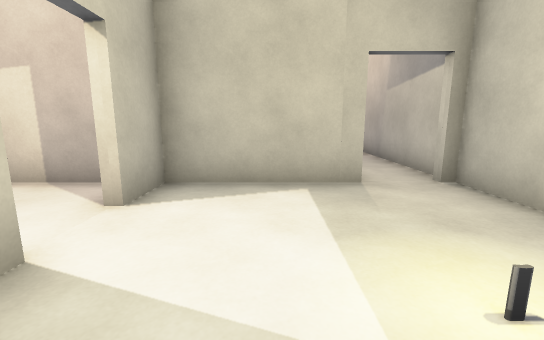
view 1 (above)

18 first-person views from a walk through a Godot game level. The camera is 1.2 m above the floor, tilts 10° down and sees 90° across. The floor is counted in squares, 1 m on a side. Each view is taken from the middle of a square. On the plan, view 1 faces up. The plan holds only what a view shows up to about 13 squares ahead; the rest is blank. Characters and animated objects are left out. Some surface patterns are stand-ins.

view 2
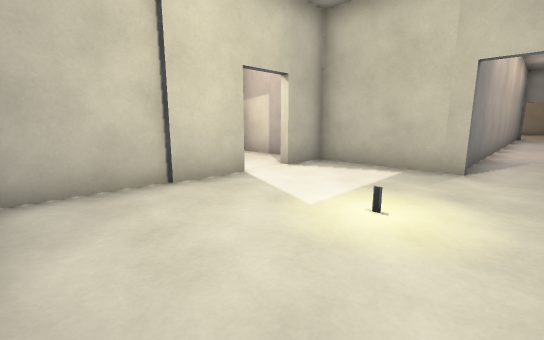

view 3
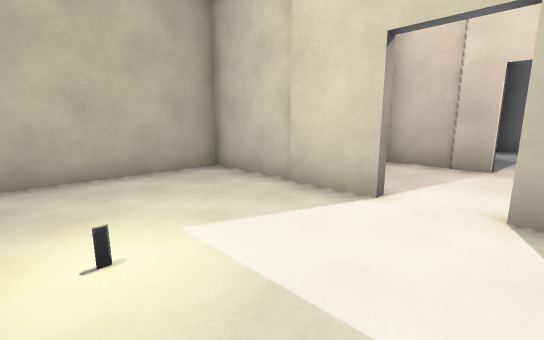

view 4
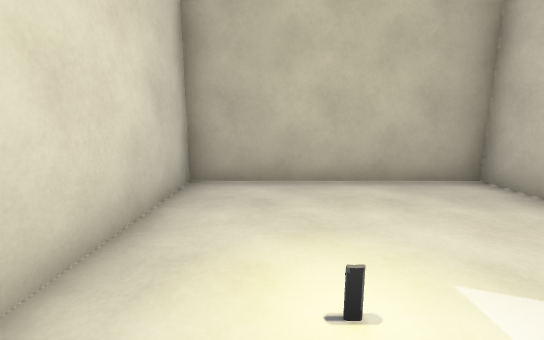

view 5
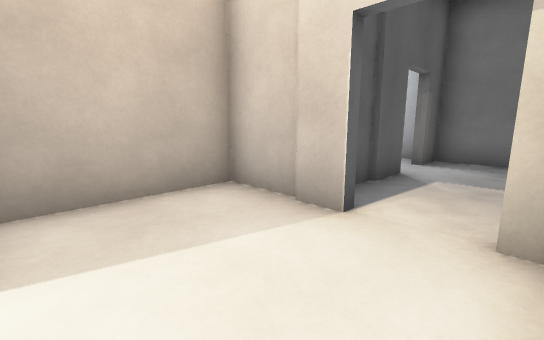

view 6
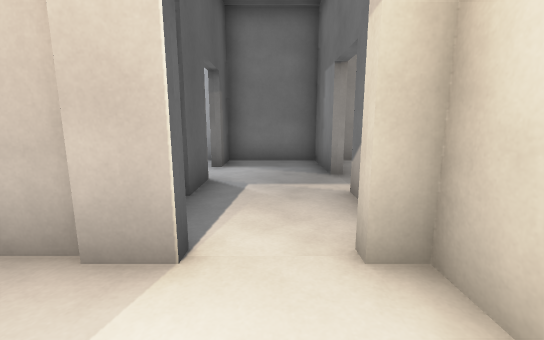

view 7
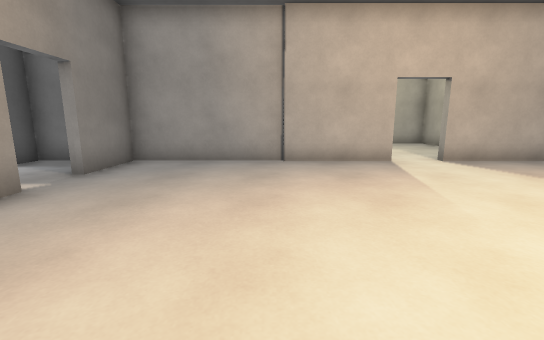

view 8
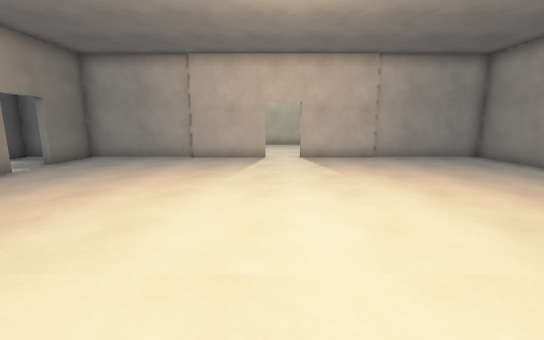

view 9
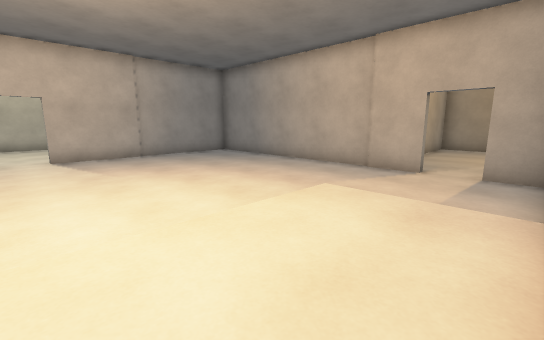

view 10
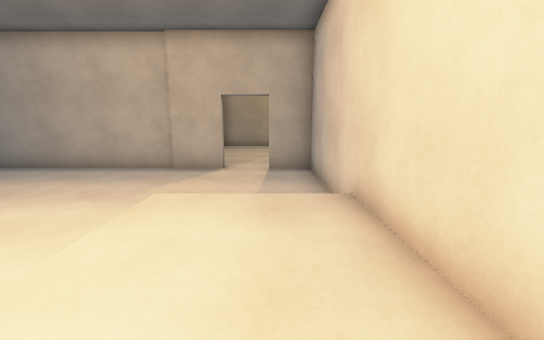

view 11
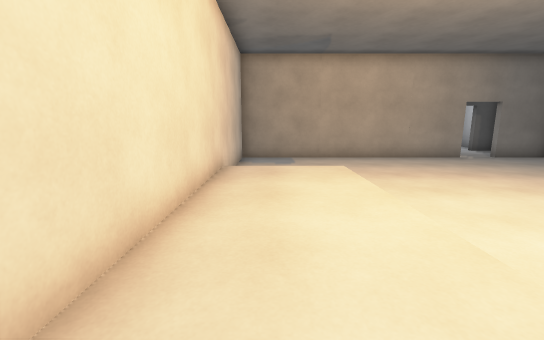

view 12
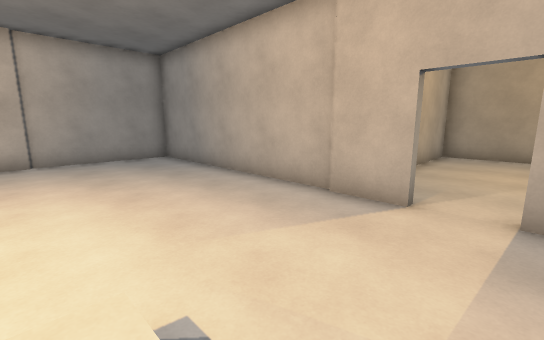

view 13
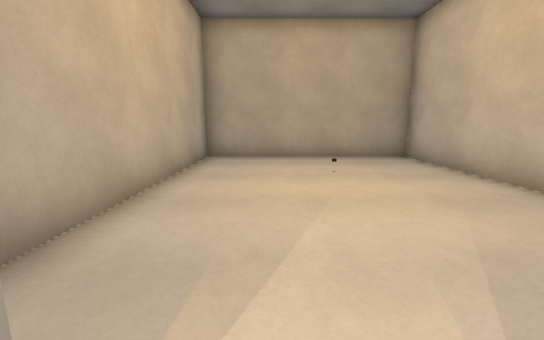

view 14
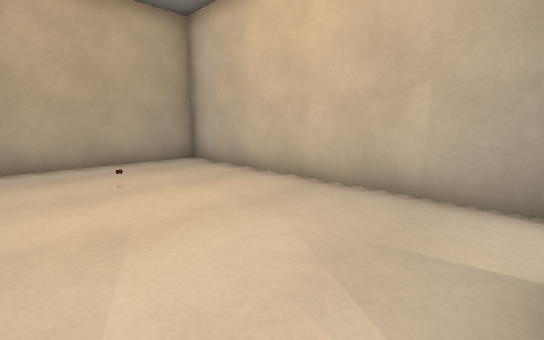

view 15
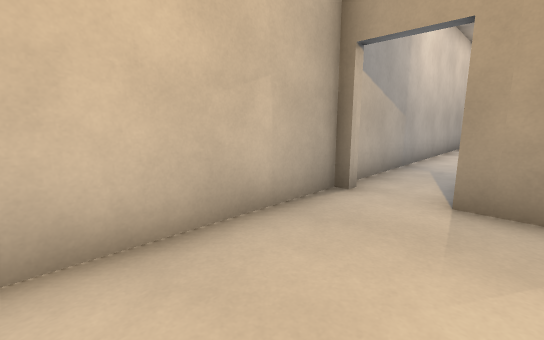

view 16
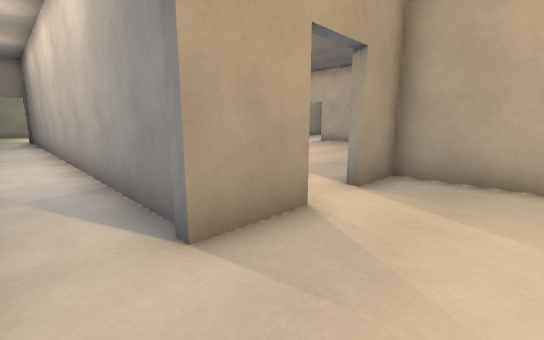

view 17
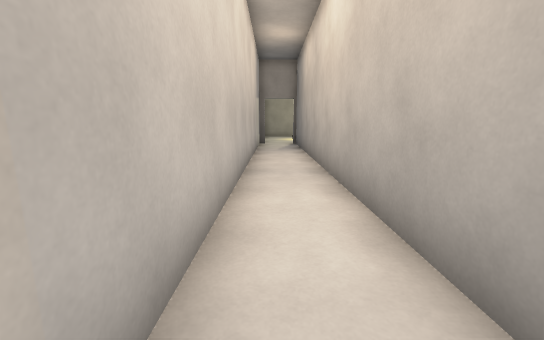

view 18
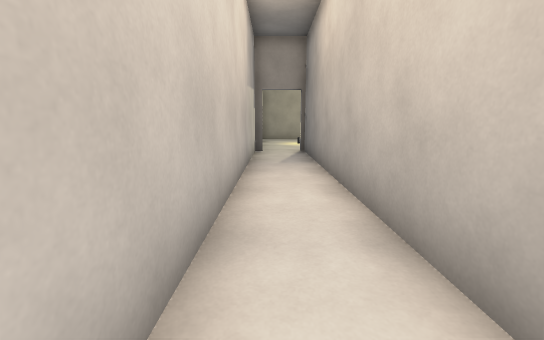

### Floor plan
Key: @ floor where view 1 was taken; # wall or solid block; . main floor; : floor 0.5 m higher than the main floor; / step, stairs or slope.
Columns run from 17 left of view 1 to 4 right of it. Each row starts with its distance up from view 1.
 33              #########
 32              #.......#
 31              #.......#
 30              #.......#
 29              #.......#
 28              #.......#
 27              #.......#
 26              #.......#
 25              #.......#
 24     ############.###.#
 23     #..............#.#
 22     #..............#.#
 21     #..............#.#
 20     #..............#.#
 19     ##...........  #.#
 18      #........./:::#.#
 17 ...  #........./:::#.#
 16 .... #........./:::#.#
 15  ............../:::#.#
 14  ............../:::#.#
 13      #........./:::#.#
 12      #........./:::#.#
 11      #........./:::#.#
 10     ##.........    #.#
  9     #..........    #.#
  8     #..............#.#
  7     #..............#.#
  6     ###..###########.#
  5     #......#...#.....#
  4     #..........#.....#
  3     ##..##.#.........
  2     #..  ###...#.....
  1           #....#.....#
  0           ######.@...#
 -1               #......#
 -2               #......#
 -3               ########

Positions as (right, up) in squares from view 1, and headings:
1: (0, 0), facing up
2: (3, -2), facing up-left
3: (2, 4), facing down-left
4: (2, 3), facing down
5: (-3, 5), facing down-left
6: (-4, 4), facing left
7: (-4, 10), facing left
8: (0, 14), facing left
9: (1, 14), facing up-left
10: (0, 14), facing up
11: (0, 18), facing down
12: (0, 18), facing up-left
13: (-1, 23), facing up
14: (-1, 24), facing up-right
15: (1, 28), facing down-right
16: (3, 26), facing down-left
17: (3, 21), facing down
18: (3, 17), facing down
